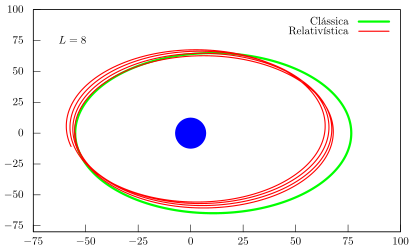

The script that saved this image:
set terminal tikz size 10.6cm,6.40cm fontscale 0.8 fulldoc
set output "orbit.tex"

set xlabel offset 0.0,0.0 ""
set ylabel offset 0.0,0.0 ""

set xrange[-75:100]
set yrange[-80:100]

set xtics offset 0.0, 0.0 25 nomirror
set ytics offset 0.0, 0.0 25 nomirror

set label "$L= 8$" at -65,75
set object 1 circle at 0,0 size 7 fill solid 1.0 lw 3 fc rgb 'blue'


plot "nwt.dat" u 1:2 w l ls 1 lw 4 lc rgb 'green' t"Clássica",\
		 "rel.dat" u 1:2 w l ls 1 lw 2 lc rgb 'red' t"Relativística"
